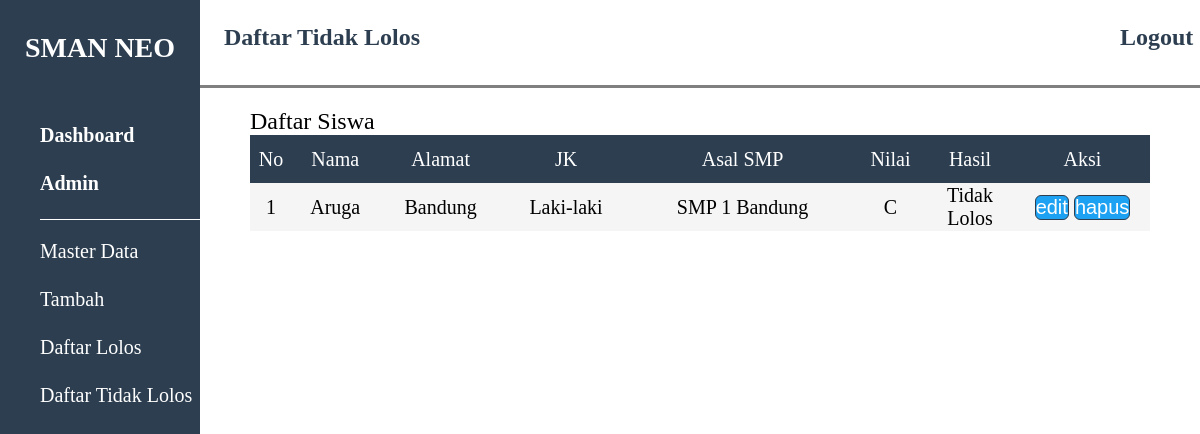
/daftar_tlolos.php, run on the app's committed database.
### tables this page shows
CREATE TABLE `siswa` (
  `id` int(11) NOT NULL,
  `nama` varchar(250) NOT NULL,
  `alamat` varchar(250) NOT NULL,
  `jk` varchar(25) NOT NULL,
  `asal_sekolah` varchar(50) NOT NULL,
  `nilai` varchar(10) NOT NULL,
  `hasil` varchar(250) NOT NULL
);

### function.php (called while the page is built, shortened)
<?php
$koneksi=mysqli_connect("localhost","root","","db_dpw");
function query($query){
	global $koneksi;
	$ambil=mysqli_query($koneksi,$query);
	$rows=[];
	while ($row=mysqli_fetch_assoc($ambil)) {
		$rows[]=$row;
	}
	return $rows;
}
?>

### daftar_tlolos.php (the view, shortened to what this page needs)
<?php
include 'function.php';
$ambil=query("SELECT *FROM siswa where hasil='tidak lolos'");
?>
<!DOCTYPE html>
<html>
<head>
	<link rel="stylesheet" type="text/css" href="CSS/style.css">
</head>
<body>
	<div class="container">
		<div class="container-2">
			<div class="side-bar">
				<div class="head-side"><br>SMAN NEO</div>
				<div class="dash-side">Dashboard</div>
				<br>
				<div class="admin-side">Admin</div>
				<br>
				<a href="admin.php" ><div class="master-data">Master Data</div></a>
				<a href="tambah.php"class="tambah"><div>Tambah</div></a>
				<a href="daftar_lolos.php"class="tambah"><div>Daftar Lolos</div></a>
				<a href="daftar_tlolos.php"class="tambah"><div>Daftar Tidak Lolos</div></a>
			</div>
			<div class="kotak2">
				<div class="header">
					<div class="set-head">
						<div class="set-nav">
							Daftar Tidak Lolos
						</div>
					</div>
					<a href="logout.php" class="logout">
						Logout
					</a>
				</div>
				<div class="konten">
					<p class="daftar-siswa">Daftar Siswa</p>
					<table class="tbl-master">
						<tr class="head-tbl">
							<td>No</td>
							<td>Nama</td>
							<td>Alamat</td>
							<td>JK</td>
							<td>Asal SMP</td>
							<td>Nilai</td>
							<td class="hasil">Hasil</td>
							<td class="aksi">Aksi</td>
						</tr>
						<?php $i=1; ?>
						<?php foreach($ambil as $row): ?>
							<tr class="conten-tbl">
								<td><?php echo $i; ?></td>
								<td><?php echo $row['nama']; ?></td>
								<td><?php echo $row['alamat']; ?></td>
								<td><?php echo $row['jk'] ?></td>
								<td><?php echo $row['asal_sekolah']; ?></td>
								<td><?php echo $row['nilai']; ?></td>
								<td><?php echo $row['hasil']; ?></td>
								<td>
									<a href="edit.php?id=<?php echo $row['id']; ?>"><button class="set-btn">edit</button></a>
									<a href="hapus.php?id=<?php echo $row['id']; ?>" onclick="return confirm('Yakin?')"><button class="set-btn">hapus</button></a>
								</td>
							</tr>
							<?php $i++; ?>
						<?php endforeach; ?>
					</table>
				</div>
			</div>
		</div>
	</div>
</body>
</html>

### CSS/style.css (style rules this page uses)
* { margin: 0px; padding: 0px; }
.container { width: 100%; height: 100vh; background-color: #FFFFFF; font-size: 1em; font-family: 'Poppins'; }
.container-2 { display: flex; }
.header { width: 100%; height: 11vh; border-bottom: 3px solid grey; display: flex; }
.master-data { color: white; font-size: 2.5vh; width: 80%; height: 6vh; float: right; text-decoration: none; padding-top: 1em; border-top-left-radius: 25px; border-bottom-left-radius: 25px; }
.tambah { color: white; font-size: 2.5vh; width: 80%; height: 6vh; float: right; text-decoration: none; padding-top: 1em; border-top-left-radius: 25px; border-bottom-left-radius: 25px; }
.logout { text-decoration: none; padding-top: 1em; font-weight: 600; text-align: center; font-size: 3vh; color: #2C3E50;; }
.konten { margin: 0px auto; width: 90%; height: 80vh; margin-top: 20px; }
.set-nav { padding-top: 1em; font-weight: 600; width: 70%; padding-left: 2vw; font-size:3vh; color: #2C3E50; }
.set-head { width: 92%; height:4em ; display: flex; }
.kotak2 { width: 100%; }
table { border-collapse: collapse; border-spacing: 0; }
.tbl-master { width: 100%; text-align: center; background-color: whitesmoke; height: 6em; }
.head-tbl { background-color: #2C3E50; color: white; height: 6vh; font-size: 2.5vh; }
.conten-tbl { font-size: 2.5vh; }
.daftar-siswa { font-size: 3vh; }
.hasil { width: 10%; }
.aksi { width: 15%; }
.set-btn { background-color: #1DA1F2; color: white; border-radius: 6px; font-size: 2.5vh; border: 1px solid #2C3E50; }
.side-bar { width:20%; height: 100vh; background-color: #2C3E50; text-align: justify; }
.head-side { width: 100%; font-weight: 600; font-size: 3.5vh; color: white; text-align: center; }
.admin-side { width: 80%; height: 6vh; border-bottom: 1px solid white; color: white; font-weight: 600; font-size: 2.5vh; float: right; }
.dash-side { color: white; font-weight: 600; font-size: 2.5vh; width: 80%; height: 6vh; float: right; margin-top: 3em; }
body { margin: 0px; padding: 0px; font-family: calibri; }
* { box-sizing: border-box; }
a { text-decoration: none; }

### data on the page
siswa: nama "Aruga", alamat "Bandung", jk "Laki-laki", asal_sekolah "SMP 1 Bandung", nilai "C", hasil "Tidak Lolos"
